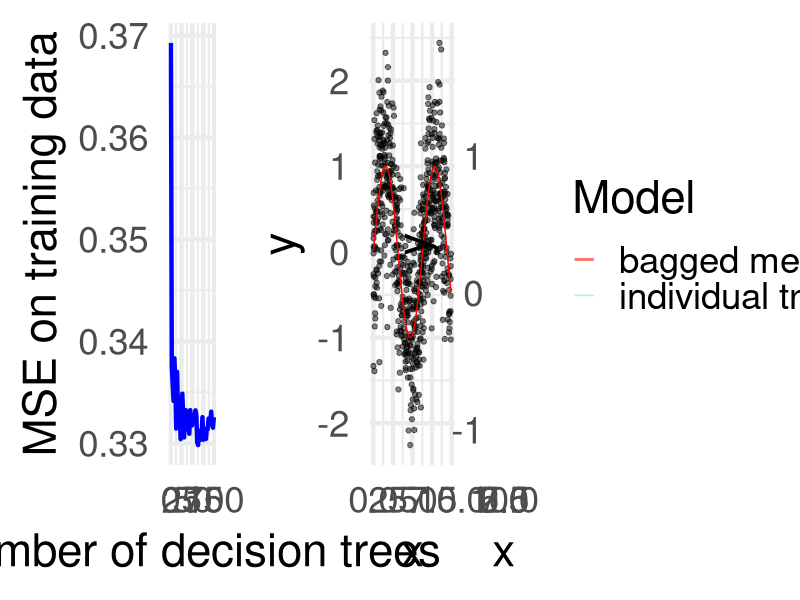

This figure's R source:
# we want to visualize how bagging works, e.g.
# that the predicitions of the base learners are averaged
# -> creates 100 trees on bootstrapped toy data; visualizes them with their respective average

library(ggplot2)
library(rpart)
library(gridExtra)

set.seed(700)

# Generate toy data
n <- 700
x <- runif(n, 0, 10)
y <- sin(x) + rnorm(n, sd=0.6)
data <- data.frame(x=x, y=y)

# Fit data on bootstrapped toy data
num_trees <- 100
trees <- lapply(1:num_trees, function(i) {
  samp <- sample(n, replace=TRUE)
  rpart(y ~ x, data=data[samp,], method="anova")
})
x_seq <- seq(0, 10, length.out=250)
preds <- sapply(trees, function(tree) predict(tree, newdata=data.frame(x=x_seq)))

# Mean acquired via bagging
mean_preds <- rowMeans(preds)

# Combined into a dataframe for plotting
plot_df <- data.frame(x = rep(x_seq, each = num_trees + 1), 
                      y = c(t(preds), mean_preds),
                      Model = factor(c(rep("individual trees", num_trees), "bagged mean")))

# Visualization of toy data
p1 <- ggplot(data, aes(x=x, y=y)) +
  geom_point(alpha=0.5) +
  stat_function(fun = sin, color = "red") +
  theme_minimal(base_size = 33)

# visualization of tree's predictions and mean (bagged)
p2 <- ggplot(plot_df, aes(x=x, y=y, color=Model)) +
  geom_line(alpha=0.3) +
  geom_line(data = subset(plot_df, Model == "bagged mean"), size=1.0) +
  theme_minimal(base_size = 33)

# function to calculate MSE for different numbers of trees
bagging_rpart <- function(data, num_trees, sample_size) {
  predictions <- matrix(NA, nrow = nrow(data), ncol = num_trees)
  
  for (i in 1:num_trees) {
    sample_indices <- sample(nrow(data), size = sample_size, replace = TRUE)
    sample_data <- data[sample_indices, ]
    
    model <- rpart(y ~ x, data = sample_data)
    
    predictions[, i] <- predict(model, data)
  }
  
  mean_predictions <- rowMeans(predictions, na.rm = TRUE)
  error <- mean((mean_predictions - data$y)^2)
  
  return(error)
}

# calculate MSE for different numbers of trees using the toy data
results <- data.frame(Number_of_Trees = integer(), MSE = numeric())
tree_counts <- seq(1, num_trees, by = 2)

for (trees in tree_counts) {
  mse <- bagging_rpart(data, num_trees = trees, sample_size = 700)
  results <- rbind(results, data.frame(Number_of_Trees = trees, MSE = mse))
}

# plot MSE vs. number of trees
p3 <- ggplot(results, aes(x = Number_of_Trees, y = MSE)) +
  geom_line(color = "blue", size = 1.5) +
  labs(x = "number of decision trees",
       y = "MSE on training data") +
  theme_minimal(base_size = 33)

combined_plot <- grid.arrange(p3, p1, p2, ncol=3, nrow=1, widths=c(1, 1, 1.35)) # so all plots are roughly the same width

ggsave("../figure/bagging-mean.png", plot = combined_plot, width = 30, height = 8, dpi = 300)
